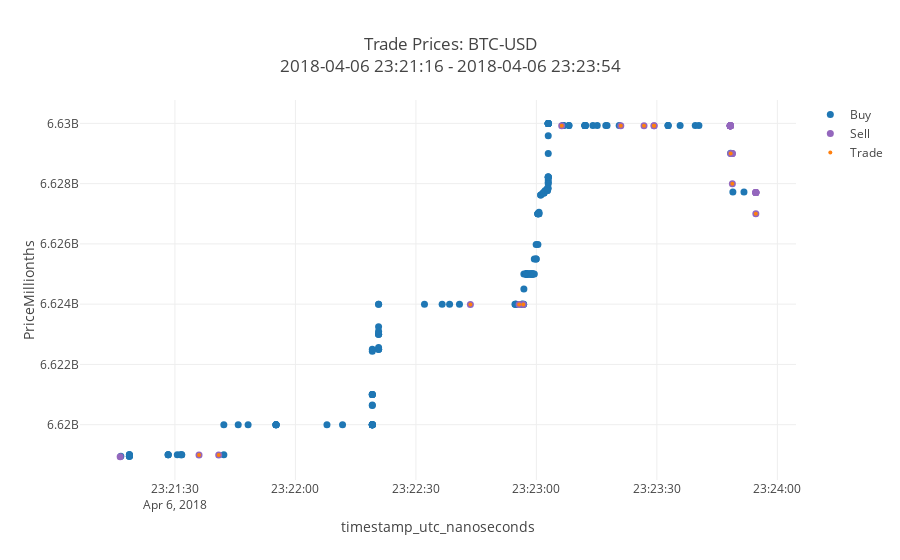

Notebook source saved alongside this figure:
### Code cell
utils.make_trade_prices_chart(df, df_accum_1, df_trades_1)
